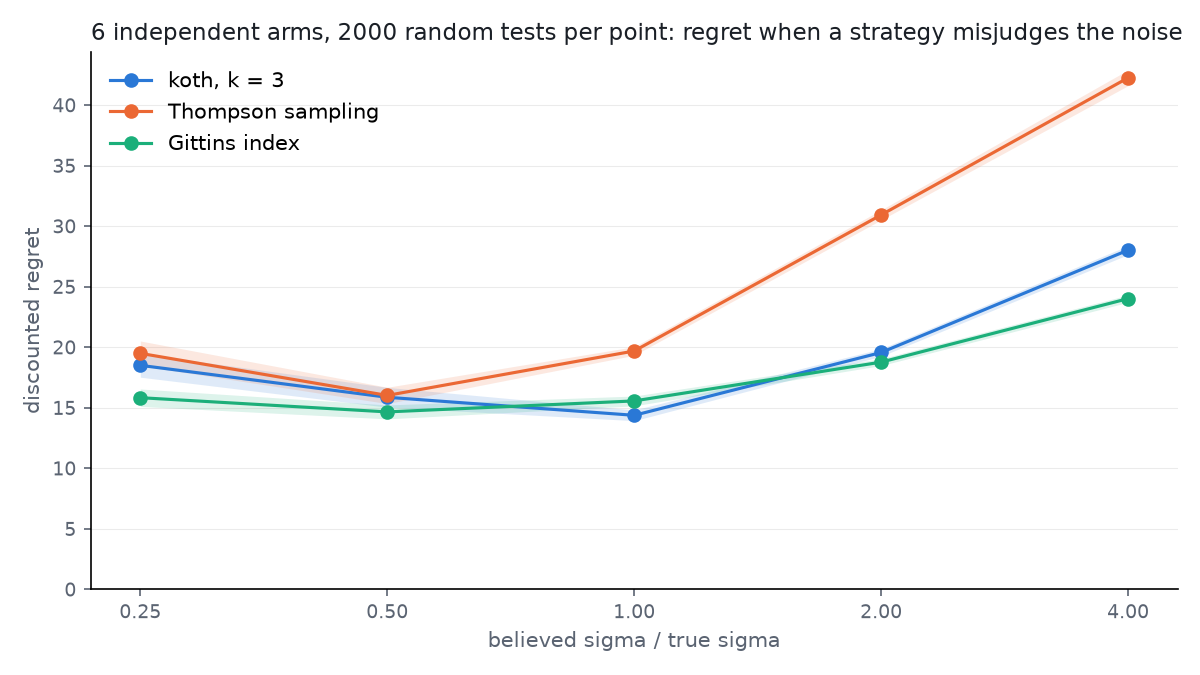

Here is the Python script that generated this plot:
"""
The misspecified-noise analysis: regret against the factor by which a strategy
misjudges `sigma`, one line per strategy, from the sweep
`docs/misspecified_sigma.spec.yaml` produced.

    koth-arena simulate --spec docs/misspecified_sigma.spec.yaml
    poetry run python docs/misspecified_sigma.py
"""

from __future__ import annotations

import matplotlib
import pickle
import sys

from pathlib import Path

matplotlib.use("Agg")
import matplotlib.pyplot as plt

from koth.arena.harness import Run, Study
from koth.arena.main import ENTITIES, INK, MUTED

STUDY = Path(sys.argv[1] if len(sys.argv) > 1 else "data/misspecified_sigma.pkl")
OUT = Path(__file__).with_suffix(".png")


def mean_ci(values: list[float]) -> tuple[float, float]:
    """The mean and its 95% half-width, normal approximation."""
    mean = sum(values) / len(values)
    variance = sum((v - mean) ** 2 for v in values) / max(len(values) - 1, 1)

    return mean, 1.96 * (variance / len(values)) ** 0.5


study: Study = pickle.loads(STUDY.read_bytes())
by_policy: dict[str, list[Run]] = {}

for run in study.runs:
    by_policy.setdefault(run.policy, []).append(run)

# Labels are `<strategy>_x<factor>` by the spec's convention.
curves: dict[str, list[tuple[float, float, float]]] = {}

for label, runs in by_policy.items():
    strategy, _, factor = label.rpartition("_x")
    mean, ci = mean_ci([r.regret for r in runs])
    curves.setdefault(strategy, []).append((float(factor), mean, ci))

figure, ax = plt.subplots(figsize=(8, 4.5))

for strategy, points in curves.items():
    points.sort()
    factors = [f for f, _, _ in points]
    means = [m for _, m, _ in points]
    cis = [c for _, _, c in points]
    label, color = ENTITIES.get(strategy, (strategy, "#8a93a1"))
    ax.plot(factors, means, marker="o", color=color, label=label)
    ax.fill_between(
        factors,
        [m - c for m, c in zip(means, cis)],
        [m + c for m, c in zip(means, cis)],
        color=color,
        alpha=0.15,
        linewidth=0,
    )
ax.set_xscale("log", base=2)
ax.set_xticks([f for f, _, _ in next(iter(curves.values()))])
ax.get_xaxis().set_major_formatter(matplotlib.ticker.ScalarFormatter())
ax.set_xlabel("believed sigma / true sigma", color=MUTED)
ax.set_ylabel("discounted regret", color=MUTED)
ax.set_ylim(bottom=0.0)
ax.set_title(
    f"{study.params.arms} independent arms, {len(next(iter(by_policy.values())))} random "
    "tests per point: regret when a strategy misjudges the noise",
    loc="left",
    fontsize=11,
    color=INK,
)
ax.legend(frameon=False)
ax.spines[["top", "right"]].set_visible(False)
ax.yaxis.grid(True, alpha=0.25, linewidth=0.5)
ax.set_axisbelow(True)
ax.tick_params(colors=MUTED, labelsize=9)
figure.tight_layout()
figure.savefig(OUT, dpi=150, facecolor="white")
print(f"wrote {OUT}")
